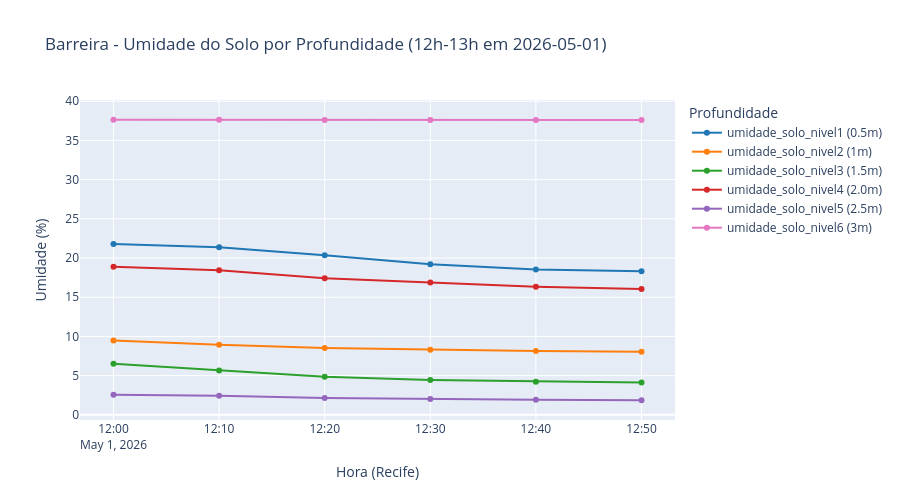

Notebook code cell kept with this figure:
### Code cell
import pandas as pd
import plotly.express as px
from IPython.display import display

# Mapeamento de profundidades dos sensores de umidade
profundidade_map = {
    'umidade_solo_nivel1': '0.5m',
    'umidade_solo_nivel2': '1m',
    'umidade_solo_nivel3': '1.5m',
    'umidade_solo_nivel4': '2.0m',
    'umidade_solo_nivel5': '2.5m',
    'umidade_solo_nivel6': '3m',
}

# Mapeamento de cores para cada nível (cores bem distintas)
cores_map = {
    'umidade_solo_nivel1 (0.5m)': '#1f77b4',   # azul
    'umidade_solo_nivel2 (1m)': '#ff7f0e',     # laranja
    'umidade_solo_nivel3 (1.5m)': '#2ca02c',   # verde
    'umidade_solo_nivel4 (2.0m)': '#d62728',   # vermelho
    'umidade_solo_nivel5 (2.5m)': '#9467bd',   # roxo
    'umidade_solo_nivel6 (3m)': '#e377c2',     # rosa
}

def get_barreira_intervalo(df):
    tmp = df.copy()
    tmp['datahora_recife'] = pd.to_datetime(tmp['datahora_recife'], errors='coerce')
    
    # Filtra intervalo 12:00 - 13:00 e sensores de umidade apenas
    start_dt = pd.Timestamp('2026-05-01 12:00:00')
    end_dt = pd.Timestamp('2026-05-01 13:00:00')
    
    result = tmp[
        (tmp['estacao_nome'] == 'Barreira') & 
        (tmp['datahora_recife'] >= start_dt) & 
        (tmp['datahora_recife'] < end_dt) &
        (tmp['sensor'].str.contains('umidade_solo', case=False, na=False))
    ].copy()
    
    # Adiciona coluna com profundidade
    result['profundidade'] = result['sensor'].map(profundidade_map)
    result['sensor_label'] = result['sensor'] + ' (' + result['profundidade'] + ')'
    
    return result

result = pd.DataFrame()
if 'df_geo' in globals() and isinstance(df_geo, pd.DataFrame):
    result = get_barreira_intervalo(df_geo)
elif 'df_geo_wide' in globals() and isinstance(df_geo_wide, pd.DataFrame):
    result = get_barreira_intervalo(df_geo_wide)

if result.empty:
    print('Nenhum registro encontrado para sensores de Barreira entre 12h-13h.')
else:
    result = result.sort_values(['sensor', 'datahora_recife'])
    print(f"Total de pontos: {len(result)}")
    print(f"Sensores: {result['sensor_label'].unique().tolist()}")
    display(result[['datahora_recife', 'sensor', 'profundidade', 'valor', 'qualificacao']].head(20))

    fig = px.line(
        result,
        x='datahora_recife',
        y='valor',
        color='sensor_label',
        markers=True,
        title='Barreira - Umidade do Solo por Profundidade (12h-13h em 2026-05-01)',
        hover_data=['profundidade', 'qualificacao', 'valor'],
        color_discrete_map=cores_map,
    )
    fig.update_layout(
        xaxis_title='Hora (Recife)',
        yaxis_title='Umidade (%)',
        height=500,
        hovermode='x unified',
        legend_title='Profundidade',
    )
    fig.show()

### Figure 1 — Plotly figure (JSON) as saved in the notebook; plotly's stock layout.template omitted (floating-point values rounded to 4 significant figures)
{"data": [{"customdata": [["0.5m", 4], ["0.5m", 4], ["0.5m", 4], ["0.5m", 4], ["0.5m", 4], ["0.5m", 4]], "hovertemplate": "sensor_label=umidade_solo_nivel1 (0.5m)<br>datahora_recife=%{x}<br>valor=%{y}<br>profundidade=%{customdata[0]}<br>qualificacao=%{customdata[1]}<extra></extra>", "legendgroup": "umidade_solo_nivel1 (0.5m)", "line": {"color": "#1f77b4", "dash": "solid"}, "marker": {"symbol": "circle"}, "mode": "lines+markers", "name": "umidade_solo_nivel1 (0.5m)", "orientation": "v", "showlegend": true, "type": "scatter", "x": ["2026-05-01T12:00:00.000000000", "2026-05-01T12:10:00.000000000", "2026-05-01T12:20:00.000000000", "2026-05-01T12:30:00.000000000", "2026-05-01T12:40:00.000000000", "2026-05-01T12:50:00.000000000"], "xaxis": "x", "y": [21.78, 21.38, 20.34, 19.21, 18.54, 18.31], "yaxis": "y"}, {"customdata": [["1m", 4], ["1m", 4], ["1m", 4], ["1m", 4], ["1m", 4], ["1m", 4]], "hovertemplate": "sensor_label=umidade_solo_nivel2 (1m)<br>datahora_recife=%{x}<br>valor=%{y}<br>profundidade=%{customdata[0]}<br>qualificacao=%{customdata[1]}<extra></extra>", "legendgroup": "umidade_solo_nivel2 (1m)", "line": {"color": "#ff7f0e", "dash": "solid"}, "marker": {"symbol": "circle"}, "mode": "lines+markers", "name": "umidade_solo_nivel2 (1m)", "orientation": "v", "showlegend": true, "type": "scatter", "x": ["2026-05-01T12:00:00.000000000", "2026-05-01T12:10:00.000000000", "2026-05-01T12:20:00.000000000", "2026-05-01T12:30:00.000000000", "2026-05-01T12:40:00.000000000", "2026-05-01T12:50:00.000000000"], "xaxis": "x", "y": [9.49, 8.947, 8.513, 8.296, 8.151, 8.04], "yaxis": "y"}, {"customdata": [["1.5m", 4], ["1.5m", 4], ["1.5m", 2], ["1.5m", 2], ["1.5m", 2], ["1.5m", 2]], "hovertemplate": "sensor_label=umidade_solo_nivel3 (1.5m)<br>datahora_recife=%{x}<br>valor=%{y}<br>profundidade=%{customdata[0]}<br>qualificacao=%{customdata[1]}<extra></extra>", "legendgroup": "umidade_solo_nivel3 (1.5m)", "line": {"color": "#2ca02c", "dash": "solid"}, "marker": {"symbol": "circle"}, "mode": "lines+markers", "name": "umidade_solo_nivel3 (1.5m)", "orientation": "v", "showlegend": true, "type": "scatter", "x": ["2026-05-01T12:00:00.000000000", "2026-05-01T12:10:00.000000000", "2026-05-01T12:20:00.000000000", "2026-05-01T12:30:00.000000000", "2026-05-01T12:40:00.000000000", "2026-05-01T12:50:00.000000000"], "xaxis": "x", "y": [6.514, 5.64, 4.845, 4.433, 4.232, 4.121], "yaxis": "y"}, {"customdata": [["2.0m", 4], ["2.0m", 4], ["2.0m", 4], ["2.0m", 4], ["2.0m", 4], ["2.0m", 4]], "hovertemplate": "sensor_label=umidade_solo_nivel4 (2.0m)<br>datahora_recife=%{x}<br>valor=%{y}<br>profundidade=%{customdata[0]}<br>qualificacao=%{customdata[1]}<extra></extra>", "legendgroup": "umidade_solo_nivel4 (2.0m)", "line": {"color": "#d62728", "dash": "solid"}, "marker": {"symbol": "circle"}, "mode": "lines+markers", "name": "umidade_solo_nivel4 (2.0m)", "orientation": "v", "showlegend": true, "type": "scatter", "x": ["2026-05-01T12:00:00.000000000", "2026-05-01T12:10:00.000000000", "2026-05-01T12:20:00.000000000", "2026-05-01T12:30:00.000000000", "2026-05-01T12:40:00.000000000", "2026-05-01T12:50:00.000000000"], "xaxis": "x", "y": [18.89, 18.45, 17.41, 16.87, 16.35, 16.05], "yaxis": "y"}, {"customdata": [["2.5m", 2], ["2.5m", 2], ["2.5m", 2], ["2.5m", 2], ["2.5m", 2], ["2.5m", 2]], "hovertemplate": "sensor_label=umidade_solo_nivel5 (2.5m)<br>datahora_recife=%{x}<br>valor=%{y}<br>profundidade=%{customdata[0]}<br>qualificacao=%{customdata[1]}<extra></extra>", "legendgroup": "umidade_solo_nivel5 (2.5m)", "line": {"color": "#9467bd", "dash": "solid"}, "marker": {"symbol": "circle"}, "mode": "lines+markers", "name": "umidade_solo_nivel5 (2.5m)", "orientation": "v", "showlegend": true, "type": "scatter", "x": ["2026-05-01T12:00:00.000000000", "2026-05-01T12:10:00.000000000", "2026-05-01T12:20:00.000000000", "2026-05-01T12:30:00.000000000", "2026-05-01T12:40:00.000000000", "2026-05-01T12:50:00.000000000"], "xaxis": "x", "y": [2.571, 2.445, 2.158, 2.006, 1.934, 1.859], "yaxis": "y"}, {"customdata": [["3m", 4], ["3m", 4], ["3m", 4], ["3m", 4], ["3m", 4], ["3m", 4]], "hovertemplate": "sensor_label=umidade_solo_nivel6 (3m)<br>datahora_recife=%{x}<br>valor=%{y}<br>profundidade=%{customdata[0]}<br>qualificacao=%{customdata[1]}<extra></extra>", "legendgroup": "umidade_solo_nivel6 (3m)", "line": {"color": "#e377c2", "dash": "solid"}, "marker": {"symbol": "circle"}, "mode": "lines+markers", "name": "umidade_solo_nivel6 (3m)", "orientation": "v", "showlegend": true, "type": "scatter", "x": ["2026-05-01T12:00:00.000000000", "2026-05-01T12:10:00.000000000", "2026-05-01T12:20:00.000000000", "2026-05-01T12:30:00.000000000", "2026-05-01T12:40:00.000000000", "2026-05-01T12:50:00.000000000"], "xaxis": "x", "y": [37.63, 37.62, 37.61, 37.6, 37.6, 37.59], "yaxis": "y"}], "layout": {"height": 500, "hovermode": "x unified", "legend": {"title": {"text": "Profundidade"}, "tracegroupgap": 0}, "title": {"text": "Barreira - Umidade do Solo por Profundidade (12h-13h em 2026-05-01)"}, "xaxis": {"anchor": "y", "domain": [0, 1], "title": {"text": "Hora (Recife)"}}, "yaxis": {"anchor": "x", "domain": [0, 1], "title": {"text": "Umidade (%)"}}}}
